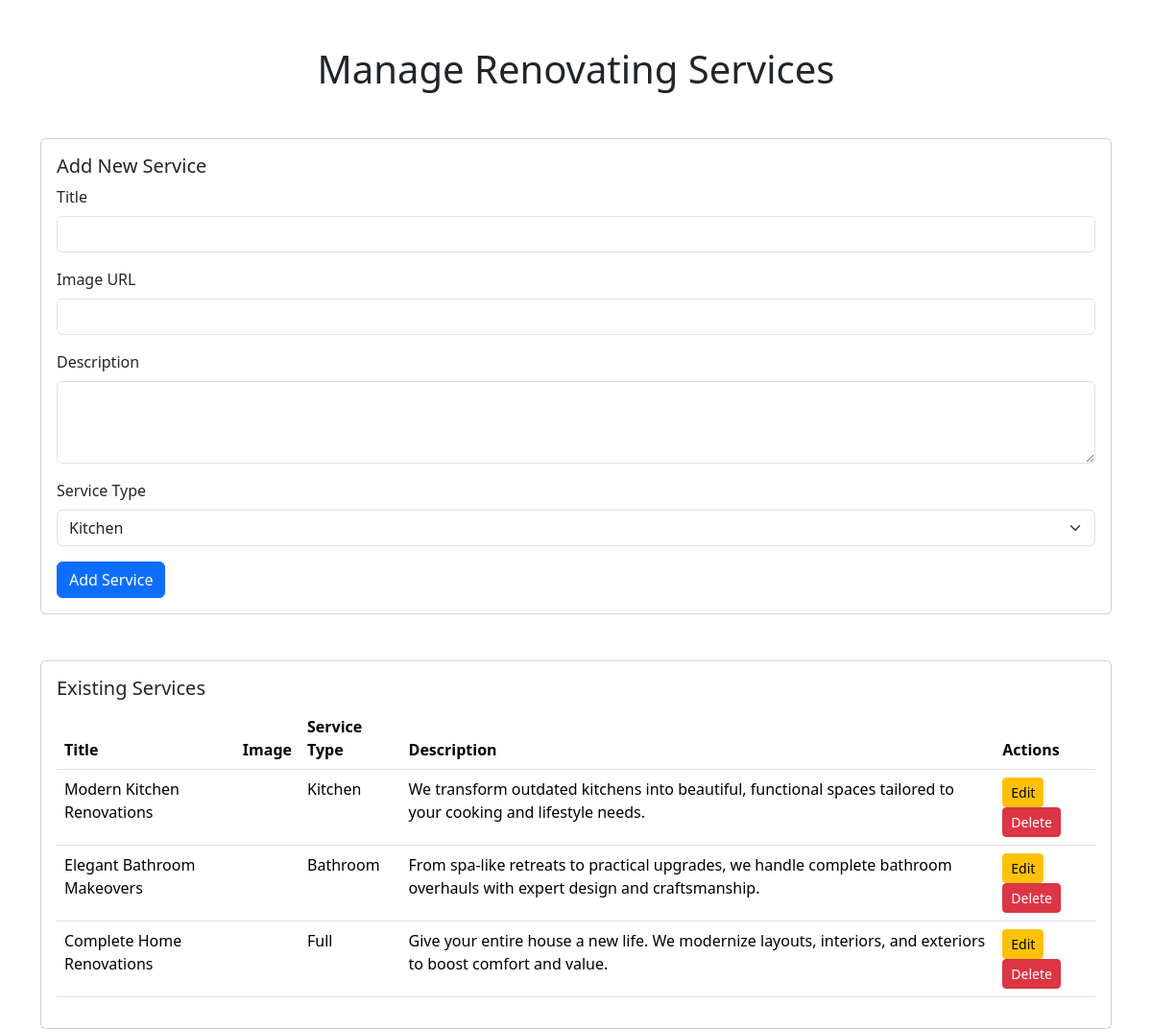
Page /manage_renovating.php (signed in) on the committed database.
### tables this page shows
CREATE TABLE renovating_services (
    id INT AUTO_INCREMENT PRIMARY KEY,
    title VARCHAR(255) NOT NULL,
    description TEXT NOT NULL,
    image_url VARCHAR(255) NOT NULL,
    service_type VARCHAR(50) NOT NULL,
    created_at TIMESTAMP DEFAULT CURRENT_TIMESTAMP
);

### manage_renovating.php (the view, shortened to what this page needs)
<?php
require_once 'db_connection.php';
$stmt = $pdo->query("SELECT * FROM renovating_services ORDER BY created_at DESC");
$services = $stmt->fetchAll(PDO::FETCH_ASSOC);
?>
<!DOCTYPE html>
<html lang="en">
<head>
    <link href="https://cdn.jsdelivr.net/npm/bootstrap@5.3.3/dist/css/bootstrap.min.css" rel="stylesheet">
</head>
<body>
    <div class="container mt-5">
        <h1 class="text-center mb-5">Manage Renovating Services</h1>
        <div class="card mb-5">
            <div class="card-body">
                <h5 class="card-title">Add New Service</h5>
                <form method="POST">
                    <div class="mb-3">
                        <label for="title" class="form-label">Title</label>
                        <input type="text" class="form-control" id="title" name="title" required>
                    </div>
                    <div class="mb-3">
                        <label for="image_url" class="form-label">Image URL</label>
                        <input type="url" class="form-control" id="image_url" name="image_url" required>
                    </div>
                    <div class="mb-3">
                        <label for="description" class="form-label">Description</label>
                        <textarea class="form-control" id="description" name="description" rows="3" required></textarea>
                    </div>
                    <div class="mb-3">
                        <label for="service_type" class="form-label">Service Type</label>
                        <select class="form-select" id="service_type" name="service_type" required>
                            <option value="kitchen">Kitchen</option>
                        </select>
                    </div>
                    <button type="submit" class="btn btn-primary">Add Service</button>
                </form>
            </div>
        </div>
        <div class="card">
            <div class="card-body">
                <h5 class="card-title">Existing Services</h5>
                <div class="table-responsive">
                    <table class="table">
                        <thead>
                            <tr>
                                <th>Title</th>
                                <th>Image</th>
                                <th>Service Type</th>
                                <th>Description</th>
                                <th>Actions</th>
                            </tr>
                        </thead>
                        <tbody>
                            <?php foreach ($services as $service): ?>
                            <tr>
                                <td><?php echo htmlspecialchars($service['title']); ?></td>
                                <td><img src="<?php echo htmlspecialchars($service['image_url']); ?>" alt="" style="width: 100px;"></td>
                                <td><?php echo ucfirst(str_replace('_', ' ', $service['service_type'])); ?></td>
                                <td><?php echo htmlspecialchars($service['description']); ?></td>
                                <td>
                                    <button class="btn btn-sm btn-warning" onclick="editService(<?php echo htmlspecialchars(json_encode($service)); ?>)">Edit</button>
                                    <form method="POST" style="display: inline;">
                                        <button type="submit" class="btn btn-sm btn-danger" onclick="return confirm('Are you sure?')">Delete</button>
                                    </form>
                                </td>
                            </tr>
                            <?php endforeach; ?>
                        </tbody>
                    </table>
                </div>
            </div>
        </div>
    </div>
</body>
</html>

### rows in the picture
renovating_services: title "Modern Kitchen Renovations", service_type "Kitchen", description "We transform outdated kitchens into beautiful, functional spaces tailored to your cooking and lifestyle needs."
renovating_services: title "Elegant Bathroom Makeovers", service_type "Bathroom", description "From spa-like retreats to practical upgrades, we handle complete bathroom overhauls with expert design and craftsmanship."
renovating_services: title "Complete Home Renovations", service_type "Full", description "Give your entire house a new life. We modernize layouts, interiors, and exteriors to boost comfort and value."
